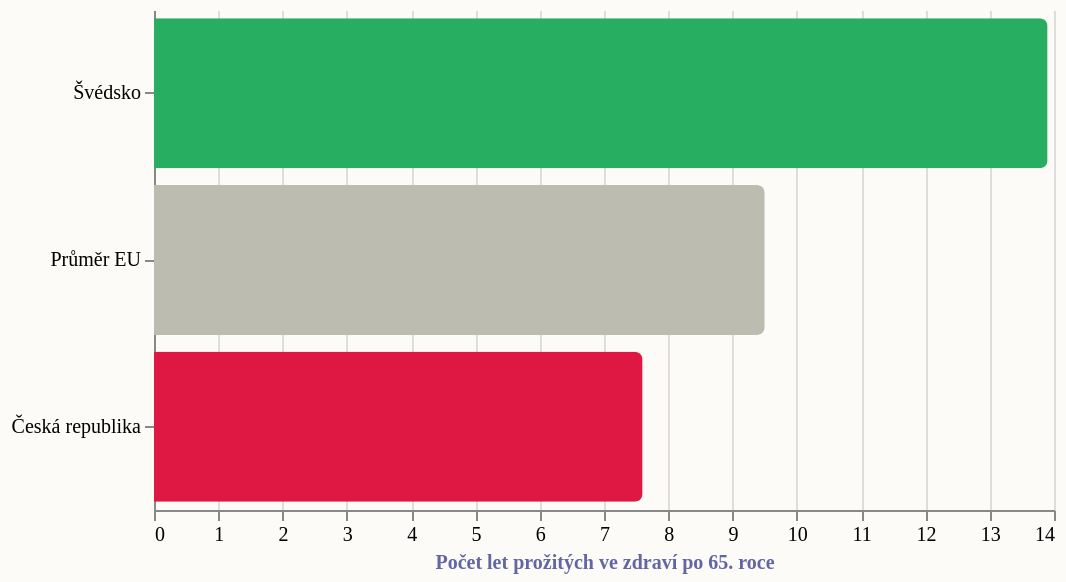

Here is the Vega-Lite specification saved for this chart:
### Vega-Lite specification from a JSON file in a GitHub repository (floating-point values rounded to 4 significant figures)
{"_source": "Zdroj: OECD Health Statistics 2025", "$schema": "https://vega.github.io/schema/vega-lite/v5.json", "description": "Měřítko věcí: Naděje dožití ve zdraví po 65. roce (Healthy Life Years)", "width": 450, "height": 250, "autosize": {"type": "pad", "resize": true}, "background": "#fdfbf7", "data": {"values": [{"country": "Švédsko", "val": 13.9, "color": "#27ae60"}, {"country": "Průměr EU", "val": 9.5, "color": "#bcbcb0"}, {"country": "Česká republika", "val": 7.6, "color": "#de1743"}]}, "mark": {"type": "bar", "tooltip": true, "cornerRadiusEnd": 4}, "encoding": {"y": {"field": "country", "type": "nominal", "title": null, "sort": "-x"}, "x": {"field": "val", "type": "quantitative", "title": "Počet let prožitých ve zdraví po 65. roce"}, "color": {"field": "color", "type": "nominal", "scale": null}}, "config": {"view": {"stroke": "transparent"}, "title": {"font": "Roboto Slab", "fontWeight": "bold", "fontSize": 13, "anchor": "start", "color": "#272a59", "subtitleFont": "Work Sans", "subtitleFontSize": 10, "subtitleColor": "#6267a3"}, "axis": {"labelFont": "Work Sans", "labelFontSize": 10, "titleFont": "Work Sans", "titleFontSize": 10, "titleColor": "#6267a3"}, "legend": {"labelFont": "Roboto Slab", "labelFontSize": 10, "titleFont": "Roboto Slab", "titleFontSize": 10}}}
